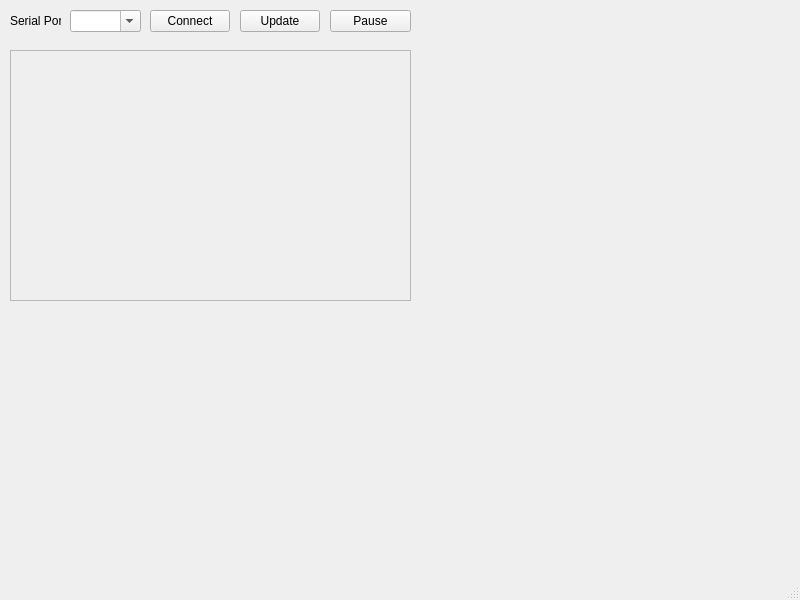
<?xml version="1.0" encoding="UTF-8"?>
<ui version="4.0">
 <class>MainWindow</class>
 <widget class="QMainWindow" name="MainWindow">
  <property name="geometry">
   <rect>
    <x>0</x>
    <y>0</y>
    <width>800</width>
    <height>600</height>
   </rect>
  </property>
  <property name="windowTitle">
   <string>MainWindow</string>
  </property>
  <widget class="QWidget" name="centralwidget">
   <widget class="QComboBox" name="serialBox">
    <property name="enabled">
     <bool>true</bool>
    </property>
    <property name="geometry">
     <rect>
      <x>70</x>
      <y>10</y>
      <width>71</width>
      <height>22</height>
     </rect>
    </property>
    <property name="editable">
     <bool>true</bool>
    </property>
   </widget>
   <widget class="QPushButton" name="pushButton">
    <property name="enabled">
     <bool>true</bool>
    </property>
    <property name="geometry">
     <rect>
      <x>150</x>
      <y>10</y>
      <width>80</width>
      <height>22</height>
     </rect>
    </property>
    <property name="text">
     <string>Connect</string>
    </property>
   </widget>
   <widget class="QFrame" name="frame">
    <property name="geometry">
     <rect>
      <x>10</x>
      <y>50</y>
      <width>401</width>
      <height>251</height>
     </rect>
    </property>
    <property name="frameShape">
     <enum>QFrame::StyledPanel</enum>
    </property>
    <property name="frameShadow">
     <enum>QFrame::Raised</enum>
    </property>
   </widget>
   <widget class="QLabel" name="label">
    <property name="geometry">
     <rect>
      <x>10</x>
      <y>10</y>
      <width>51</width>
      <height>21</height>
     </rect>
    </property>
    <property name="text">
     <string>Serial Port</string>
    </property>
   </widget>
   <widget class="QPushButton" name="pushButton_2">
    <property name="geometry">
     <rect>
      <x>330</x>
      <y>10</y>
      <width>81</width>
      <height>22</height>
     </rect>
    </property>
    <property name="text">
     <string>Pause</string>
    </property>
   </widget>
   <widget class="QPushButton" name="pushButton_3">
    <property name="geometry">
     <rect>
      <x>240</x>
      <y>10</y>
      <width>80</width>
      <height>22</height>
     </rect>
    </property>
    <property name="text">
     <string>Update</string>
    </property>
   </widget>
   <widget class="QWidget" name="verticalLayoutWidget">
    <property name="geometry">
     <rect>
      <x>10</x>
      <y>50</y>
      <width>401</width>
      <height>251</height>
     </rect>
    </property>
    <layout class="QVBoxLayout" name="verticalLayout">
     <property name="sizeConstraint">
      <enum>QLayout::SetMaximumSize</enum>
     </property>
    </layout>
   </widget>
  </widget>
  <widget class="QStatusBar" name="statusbar"/>
  <widget class="QMenuBar" name="menubar">
   <property name="geometry">
    <rect>
     <x>0</x>
     <y>0</y>
     <width>800</width>
     <height>21</height>
    </rect>
   </property>
  </widget>
 </widget>
 <resources/>
 <connections/>
</ui>
